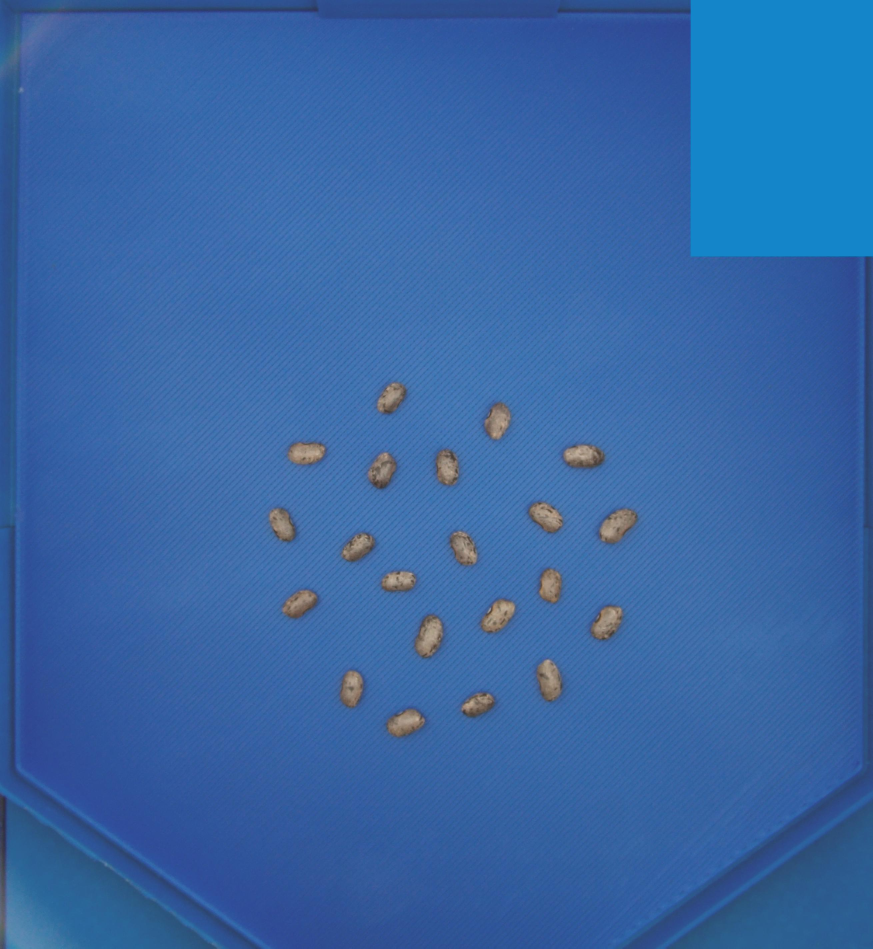
#> input picture tests/images/01.jpg, 2618 x 2845 px (shown at 1/3 size)
$ python layers_figure.py
#> lines starting #> are read from the running program, lines starting #| are printed output that depends on the picture
"""Ilustración de las capas de un análisis, apiladas como en un SIG: la foto abajo y, encima,
máscara, morfometría, color y distancias. Las capas usan los resultados reales del pipeline
(tests/images/01.jpg); cada una se dibuja sobre fondo transparente salvo la foto."""
import sys
from pathlib import Path

import cv2
import numpy as np

ROOT = Path(__file__).resolve().parents[2]
sys.path.insert(0, str(ROOT))
from fenotit.core.analysis import distances, objects
from fenotit.core.pipeline import overlay

OUT = ROOT / "docs" / "img" / "layers.png"
SEG = {"method": "threshold", "color_space": "LAB", "channel": 2, "auto": True, "refine": [{"op": "fill_holes"}]}


def layers():
    img = cv2.imread(str(ROOT / "tests" / "images" / "01.jpg"))
#> img is the input picture: shape (2845, 2618, 3); mean B, G, R 164.3, 101.9, 55.4
    h, w = img.shape[:2]
#> h = 2845; w = 2618
    img = img[int(h * .18):int(h * .82), int(w * .1):int(w * .9)]
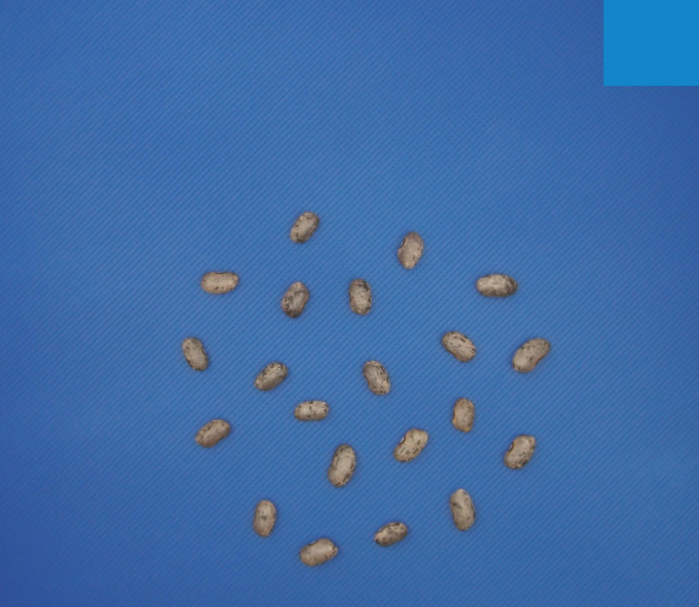
#> img: shape (1820, 2095, 3) (shown at 1/3 size); mean B, G, R 167.8, 107.7, 62.6
    p = {"segmentation": SEG, "measure_size": True, "measure_color": True, "n_colors": 3}
    res = objects.run(img, p)
    dres = distances.run(img, {**p, "neighbors": "knn", "k": 3})
    colors = overlay.resolve(None, auto=res.extra.get("contrast"))
    labels_mask = None
    out = [("Image", img, None)]
    mask = None
    for k, v in res.step_images.items():
        if res.extra["step_folders"][k] == "mask":
            mask = v[..., 0] > 0
    rgba = lambda bgr, a: np.dstack([bgr, (a * 255).astype(np.uint8)])
    m = np.zeros_like(img); m[mask] = (60, 200, 255)
    out.append(("Mask", m, mask.astype(float) * 0.75))
    for name, folder, ov_src in (("Morphometry", "morphometry", res), ("Color", "color", res),
                                 ("Distances", None, dres)):
        canvas = np.zeros_like(img)
        if folder == "color":
            view = next(v for k, v in res.step_images.items() if res.extra["step_folders"][k] == "color")
            canvas[mask] = view[mask]
            alpha = mask.astype(float)
        else:
            key = next(k for k in ov_src.extra["overlays"]
                       if (folder and ov_src.extra["step_folders"].get(k) == folder) or (not folder))
            if not folder:
                key = next(k for k, f in ov_src.extra["step_folders"].items() if f == "distances")
            ov = dict(ov_src.extra["overlays"][key]); ov["labels"] = []
            overlay.draw(canvas, ov, colors)
            alpha = (canvas.max(axis=2) > 0).astype(float)
            alpha = cv2.dilate(alpha, np.ones((3, 3)))
        out.append((name, canvas, alpha))
    return out


def stack(layer_list, width=900, gap=190):
    """Cada capa como un plano inclinado (perspectiva simple), de abajo hacia arriba."""
    ih, iw = layer_list[0][1].shape[:2]
    k = width / iw
    lw, lh = width, int(ih * k * 0.42)                 # el plano se ve achatado (inclinado)
    skew = int(lw * 0.28)
    n = len(layer_list)
    H = lh + gap * (n - 1) + 80
    W = lw + skew + 360
    canvas = np.full((H, W, 3), 255, np.uint8)
    for i, (name, bgr, alpha) in enumerate(layer_list):
        y0 = H - 40 - lh - gap * i
        src = np.float32([[0, 0], [iw, 0], [iw, ih], [0, ih]])
        dst = np.float32([[40 + skew, y0], [40 + skew + lw, y0], [40 + lw, y0 + lh], [40, y0 + lh]])
        M = cv2.getPerspectiveTransform(src, dst)
        warped = cv2.warpPerspective(bgr, M, (W, H), flags=cv2.INTER_AREA)
        a = np.ones(bgr.shape[:2], np.float32) if alpha is None else alpha.astype(np.float32)
        aw = cv2.warpPerspective(a, M, (W, H), flags=cv2.INTER_LINEAR)[..., None]
        plane = cv2.warpPerspective(np.ones(bgr.shape[:2], np.float32), M, (W, H))[..., None]
        if alpha is not None:                          # plano de vidrio tenue
            canvas[:] = (canvas * (1 - 0.6 * plane) + np.array([250, 246, 240]) * 0.6 * plane).astype(np.uint8)
        canvas[:] = (canvas * (1 - aw) + warped * aw).astype(np.uint8)
        poly = dst.astype(np.int32).reshape(-1, 1, 2)
        cv2.polylines(canvas, [poly], True, (172, 102, 33), 2, cv2.LINE_AA)
        ty = int(y0 + lh / 2)
        cv2.line(canvas, (40 + lw + skew // 2 + 10, ty), (W - 330, ty), (172, 102, 33), 1, cv2.LINE_AA)
        cv2.putText(canvas, f"{i + 1}. {name}", (W - 320, ty + 8), cv2.FONT_HERSHEY_DUPLEX,
                    0.9, (40, 40, 40), 1, cv2.LINE_AA)
    return canvas


if __name__ == "__main__":
    OUT.parent.mkdir(parents=True, exist_ok=True)
    cv2.imwrite(str(OUT), stack(layers()))
#> (the call stopped at in layers, `res = objects.run(img, p)`: fenotit is not available in this run)
    print(OUT)

$ run again, with docs/img/distances.png saved as tests/images/01.jpg
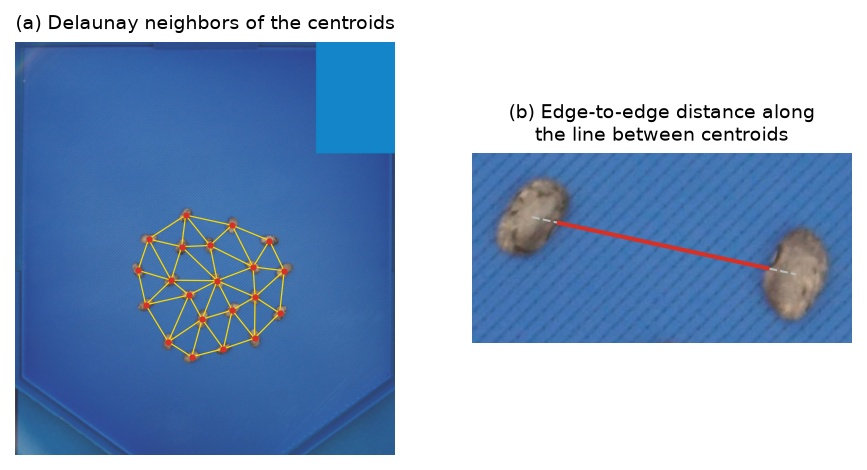
#> input picture docs/img/distances.png, 867 x 470 px
#> in layers, img is the input picture: shape (470, 867, 3); mean B, G, R 200.4, 168.7, 144.6
#> in layers, `img = img[int(h * .18):int(h * .82), int(w * .1):int(w * .9)]`:
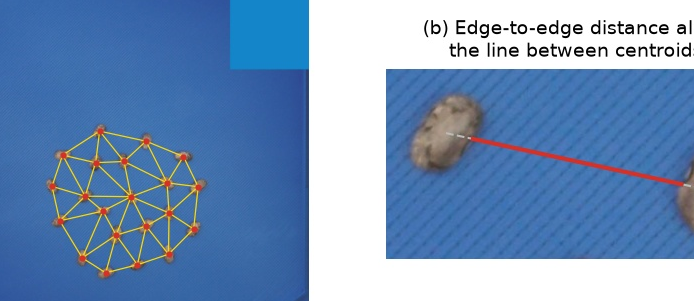
#> img: shape (301, 694, 3); mean B, G, R 186.8, 147.2, 115.9
